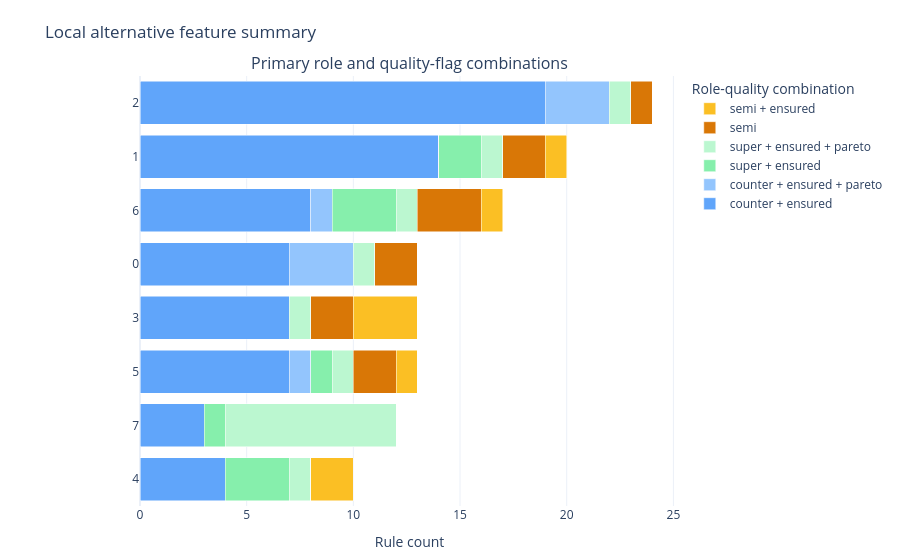

The notebook cell this image was saved under:
### Markdown cell above
Default view: role-quality combinations only.

### Code cell
alt = alternatives[0].plot(style="plotly.local.alternative_feature_summary", show=True)

### Figure 1 — Plotly figure (JSON) as saved in the notebook; plotly's stock layout.template omitted (floating-point values rounded to 4 significant figures)
{"data": [{"customdata": [19, 14, 8, 7, 7, 7, 3, 4], "hovertemplate": "%{hovertext}<extra></extra>", "hovertext": ["feature: 2<br>feature index: 2<br>current value: -2.0984040353186995<br>role-quality: counter + ensured<br>primary role: counter<br>quality flags: ensured<br>count: 19<br>share within feature: 0.792<br>rule ids/ranks: rule-4 (rank 5), rule-20 (rank 21), rule-22 (rank 23), rule-23 (rank 24), rule-30 (rank 31), rule-35 (rank 36), rule-38 (rank 39), rule-40 (rank 41), +11 more<br>role sources: ce_metadata=19, rule_metadata=0, heuristic=0, unavailable=0", "feature: 1<br>feature index: 1<br>current value: -0.06611522595320368<br>role-quality: counter + ensured<br>primary role: counter<br>quality flags: ensured<br>count: 14<br>share within feature: 0.700<br>rule ids/ranks: rule-1 (rank 2), rule-15 (rank 16), rule-18 (rank 19), rule-19 (rank 20), rule-20 (rank 21), rule-37 (rank 38), rule-38 (rank 39), rule-40 (rank 41), +6 more<br>role sources: ce_metadata=14, rule_metadata=0, heuristic=0, unavailable=0", "feature: 6<br>feature index: 6<br>current value: 0.30687180572231354<br>role-quality: counter + ensured<br>primary role: counter<br>quality flags: ensured<br>count: 8<br>share within feature: 0.471<br>rule ids/ranks: rule-9 (rank 10), rule-19 (rank 20), rule-23 (rank 24), rule-37 (rank 38), rule-41 (rank 42), rule-42 (rank 43), rule-50 (rank 51), rule-51 (rank 52)<br>role sources: ce_metadata=8, rule_metadata=0, heuristic=0, unavailable=0", "feature: 0<br>feature index: 0<br>current value: -0.4224987168254349<br>role-quality: counter + ensured<br>primary role: counter<br>quality flags: ensured<br>count: 7<br>share within feature: 0.538<br>rule ids/ranks: rule-13 (rank 14), rule-15 (rank 16), rule-37 (rank 38), rule-38 (rank 39), rule-45 (rank 46), rule-49 (rank 50), rule-56 (rank 57)<br>role sources: ce_metadata=7, rule_metadata=0, heuristic=0, unavailable=0", "feature: 3<br>feature index: 3<br>current value: 0.25748738048707853<br>role-quality: counter + ensured<br>primary role: counter<br>quality flags: ensured<br>count: 7<br>share within feature: 0.538<br>rule ids/ranks: rule-13 (rank 14), rule-18 (rank 19), rule-22 (rank 23), rule-42 (rank 43), rule-43 (rank 44), rule-44 (rank 45), rule-45 (rank 46)<br>role sources: ce_metadata=7, rule_metadata=0, heuristic=0, unavailable=0", "feature: 5<br>feature index: 5<br>current value: 1.1045544214720489<br>role-quality: counter + ensured<br>primary role: counter<br>quality flags: ensured<br>count: 7<br>share within feature: 0.538<br>rule ids/ranks: rule-35 (rank 36), rule-40 (rank 41), rule-44 (rank 45), rule-48 (rank 49), rule-50 (rank 51), rule-51 (rank 52), rule-55 (rank 56)<br>role sources: ce_metadata=7, rule_metadata=0, heuristic=0, unavailable=0", "feature: 7<br>feature index: 7<br>current value: 2.7736367156223083<br>role-quality: counter + ensured<br>primary role: counter<br>quality flags: ensured<br>count: 3<br>share within feature: 0.250<br>rule ids/ranks: rule-54 (rank 55), rule-55 (rank 56), rule-56 (rank 57)<br>role sources: ce_metadata=3, rule_metadata=0, heuristic=0, unavailable=0", "feature: 4<br>feature index: 4<br>current value: -1.5187459901338642<br>role-quality: counter + ensured<br>primary role: counter<br>quality flags: ensured<br>count: 4<br>share within feature: 0.400<br>rule ids/ranks: rule-30 (rank 31), rule-47 (rank 48), rule-48 (rank 49), rule-49 (rank 50)<br>role sources: ce_metadata=4, rule_metadata=0, heuristic=0, unavailable=0"], "marker": {"color": "#60a5fa"}, "meta": {"panel": "role_quality", "role_quality_key": "counter__ensured"}, "name": "counter + ensured", "orientation": "h", "type": "bar", "x": [19, 14, 8, 7, 7, 7, 3, 4], "xaxis": "x", "y": ["2", "1", "6", "0", "3", "5", "7", "4"], "yaxis": "y"}, {"customdata": [3, 0, 1, 3, 0, 1, 0, 0], "hovertemplate": "%{hovertext}<extra></extra>", "hovertext": ["feature: 2<br>feature index: 2<br>current value: -2.0984040353186995<br>role-quality: counter + ensured + pareto<br>primary role: counter<br>quality flags: ensured, pareto<br>count: 3<br>share within feature: 0.125<br>rule ids/ranks: rule-16 (rank 17), rule-39 (rank 40), rule-52 (rank 53)<br>role sources: ce_metadata=3, rule_metadata=0, heuristic=0, unavailable=0", "feature: 1<br>feature index: 1<br>current value: -0.06611522595320368<br>role-quality: counter + ensured + pareto<br>primary role: counter<br>quality flags: ensured, pareto<br>count: 0<br>share within feature: 0.000<br>rule ids/ranks: <br>role sources: ce_metadata=0, rule_metadata=0, heuristic=0, unavailable=0", "feature: 6<br>feature index: 6<br>current value: 0.30687180572231354<br>role-quality: counter + ensured + pareto<br>primary role: counter<br>quality flags: ensured, pareto<br>count: 1<br>share within feature: 0.059<br>rule ids/ranks: rule-52 (rank 53)<br>role sources: ce_metadata=1, rule_metadata=0, heuristic=0, unavailable=0", "feature: 0<br>feature index: 0<br>current value: -0.4224987168254349<br>role-quality: counter + ensured + pareto<br>primary role: counter<br>quality flags: ensured, pareto<br>count: 3<br>share within feature: 0.231<br>rule ids/ranks: rule-16 (rank 17), rule-39 (rank 40), rule-52 (rank 53)<br>role sources: ce_metadata=3, rule_metadata=0, heuristic=0, unavailable=0", "feature: 3<br>feature index: 3<br>current value: 0.25748738048707853<br>role-quality: counter + ensured + pareto<br>primary role: counter<br>quality flags: ensured, pareto<br>count: 0<br>share within feature: 0.000<br>rule ids/ranks: <br>role sources: ce_metadata=0, rule_metadata=0, heuristic=0, unavailable=0", "feature: 5<br>feature index: 5<br>current value: 1.1045544214720489<br>role-quality: counter + ensured + pareto<br>primary role: counter<br>quality flags: ensured, pareto<br>count: 1<br>share within feature: 0.077<br>rule ids/ranks: rule-39 (rank 40)<br>role sources: ce_metadata=1, rule_metadata=0, heuristic=0, unavailable=0", "feature: 7<br>feature index: 7<br>current value: 2.7736367156223083<br>role-quality: counter + ensured + pareto<br>primary role: counter<br>quality flags: ensured, pareto<br>count: 0<br>share within feature: 0.000<br>rule ids/ranks: <br>role sources: ce_metadata=0, rule_metadata=0, heuristic=0, unavailable=0", "feature: 4<br>feature index: 4<br>current value: -1.5187459901338642<br>role-quality: counter + ensured + pareto<br>primary role: counter<br>quality flags: ensured, pareto<br>count: 0<br>share within feature: 0.000<br>rule ids/ranks: <br>role sources: ce_metadata=0, rule_metadata=0, heuristic=0, unavailable=0"], "marker": {"color": "#93c5fd"}, "meta": {"panel": "role_quality", "role_quality_key": "counter__ensured__pareto"}, "name": "counter + ensured + pareto", "orientation": "h", "type": "bar", "x": [3, 0, 1, 3, 0, 1, 0, 0], "xaxis": "x", "y": ["2", "1", "6", "0", "3", "5", "7", "4"], "yaxis": "y"}, {"customdata": [0, 2, 3, 0, 0, 1, 1, 3], "hovertemplate": "%{hovertext}<extra></extra>", "hovertext": ["feature: 2<br>feature index: 2<br>current value: -2.0984040353186995<br>role-quality: super + ensured<br>primary role: super<br>quality flags: ensured<br>count: 0<br>share within feature: 0.000<br>rule ids/ranks: <br>role sources: ce_metadata=0, rule_metadata=0, heuristic=0, unavailable=0", "feature: 1<br>feature index: 1<br>current value: -0.06611522595320368<br>role-quality: super + ensured<br>primary role: super<br>quality flags: ensured<br>count: 2<br>share within feature: 0.100<br>rule ids/ranks: rule-29 (rank 30), rule-53 (rank 54)<br>role sources: ce_metadata=2, rule_metadata=0, heuristic=0, unavailable=0", "feature: 6<br>feature index: 6<br>current value: 0.30687180572231354<br>role-quality: super + ensured<br>primary role: super<br>quality flags: ensured<br>count: 3<br>share within feature: 0.176<br>rule ids/ranks: rule-10 (rank 11), rule-28 (rank 29), rule-53 (rank 54)<br>role sources: ce_metadata=3, rule_metadata=0, heuristic=0, unavailable=0", "feature: 0<br>feature index: 0<br>current value: -0.4224987168254349<br>role-quality: super + ensured<br>primary role: super<br>quality flags: ensured<br>count: 0<br>share within feature: 0.000<br>rule ids/ranks: <br>role sources: ce_metadata=0, rule_metadata=0, heuristic=0, unavailable=0", "feature: 3<br>feature index: 3<br>current value: 0.25748738048707853<br>role-quality: super + ensured<br>primary role: super<br>quality flags: ensured<br>count: 0<br>share within feature: 0.000<br>rule ids/ranks: <br>role sources: ce_metadata=0, rule_metadata=0, heuristic=0, unavailable=0", "feature: 5<br>feature index: 5<br>current value: 1.1045544214720489<br>role-quality: super + ensured<br>primary role: super<br>quality flags: ensured<br>count: 1<br>share within feature: 0.077<br>rule ids/ranks: rule-8 (rank 9)<br>role sources: ce_metadata=1, rule_metadata=0, heuristic=0, unavailable=0", "feature: 7<br>feature index: 7<br>current value: 2.7736367156223083<br>role-quality: super + ensured<br>primary role: super<br>quality flags: ensured<br>count: 1<br>share within feature: 0.083<br>rule ids/ranks: rule-53 (rank 54)<br>role sources: ce_metadata=1, rule_metadata=0, heuristic=0, unavailable=0", "feature: 4<br>feature index: 4<br>current value: -1.5187459901338642<br>role-quality: super + ensured<br>primary role: super<br>quality flags: ensured<br>count: 3<br>share within feature: 0.300<br>rule ids/ranks: rule-7 (rank 8), rule-28 (rank 29), rule-29 (rank 30)<br>role sources: ce_metadata=3, rule_metadata=0, heuristic=0, unavailable=0"], "marker": {"color": "#86efac"}, "meta": {"panel": "role_quality", "role_quality_key": "super__ensured"}, "name": "super + ensured", "orientation": "h", "type": "bar", "x": [0, 2, 3, 0, 0, 1, 1, 3], "xaxis": "x", "y": ["2", "1", "6", "0", "3", "5", "7", "4"], "yaxis": "y"}, {"customdata": [1, 1, 1, 1, 1, 1, 8, 1], "hovertemplate": "%{hovertext}<extra></extra>", "hovertext": ["feature: 2<br>feature index: 2<br>current value: -2.0984040353186995<br>role-quality: super + ensured + pareto<br>primary role: super<br>quality flags: ensured, pareto<br>count: 1<br>share within feature: 0.042<br>rule ids/ranks: rule-21 (rank 22)<br>role sources: ce_metadata=1, rule_metadata=0, heuristic=0, unavailable=0", "feature: 1<br>feature index: 1<br>current value: -0.06611522595320368<br>role-quality: super + ensured + pareto<br>primary role: super<br>quality flags: ensured, pareto<br>count: 1<br>share within feature: 0.050<br>rule ids/ranks: rule-17 (rank 18)<br>role sources: ce_metadata=1, rule_metadata=0, heuristic=0, unavailable=0", "feature: 6<br>feature index: 6<br>current value: 0.30687180572231354<br>role-quality: super + ensured + pareto<br>primary role: super<br>quality flags: ensured, pareto<br>count: 1<br>share within feature: 0.059<br>rule ids/ranks: rule-36 (rank 37)<br>role sources: ce_metadata=1, rule_metadata=0, heuristic=0, unavailable=0", "feature: 0<br>feature index: 0<br>current value: -0.4224987168254349<br>role-quality: super + ensured + pareto<br>primary role: super<br>quality flags: ensured, pareto<br>count: 1<br>share within feature: 0.077<br>rule ids/ranks: rule-12 (rank 13)<br>role sources: ce_metadata=1, rule_metadata=0, heuristic=0, unavailable=0", "feature: 3<br>feature index: 3<br>current value: 0.25748738048707853<br>role-quality: super + ensured + pareto<br>primary role: super<br>quality flags: ensured, pareto<br>count: 1<br>share within feature: 0.077<br>rule ids/ranks: rule-24 (rank 25)<br>role sources: ce_metadata=1, rule_metadata=0, heuristic=0, unavailable=0", "feature: 5<br>feature index: 5<br>current value: 1.1045544214720489<br>role-quality: super + ensured + pareto<br>primary role: super<br>quality flags: ensured, pareto<br>count: 1<br>share within feature: 0.077<br>rule ids/ranks: rule-31 (rank 32)<br>role sources: ce_metadata=1, rule_metadata=0, heuristic=0, unavailable=0", "feature: 7<br>feature index: 7<br>current value: 2.7736367156223083<br>role-quality: super + ensured + pareto<br>primary role: super<br>quality flags: ensured, pareto<br>count: 8<br>share within feature: 0.667<br>rule ids/ranks: rule-11 (rank 12), rule-12 (rank 13), rule-17 (rank 18), rule-21 (rank 22), rule-24 (rank 25), rule-26 (rank 27), rule-31 (rank 32), rule-36 (rank 37)<br>role sources: ce_metadata=8, rule_metadata=0, heuristic=0, unavailable=0", "feature: 4<br>feature index: 4<br>current value: -1.5187459901338642<br>role-quality: super + ensured + pareto<br>primary role: super<br>quality flags: ensured, pareto<br>count: 1<br>share within feature: 0.100<br>rule ids/ranks: rule-26 (rank 27)<br>role sources: ce_metadata=1, rule_metadata=0, heuristic=0, unavailable=0"], "marker": {"color": "#bbf7d0"}, "meta": {"panel": "role_quality", "role_quality_key": "super__ensured__pareto"}, "name": "super + ensured + pareto", "orientation": "h", "type": "bar", "x": [1, 1, 1, 1, 1, 1, 8, 1], "xaxis": "x", "y": ["2", "1", "6", "0", "3", "5", "7", "4"], "yaxis": "y"}, {"customdata": [1, 2, 3, 2, 2, 2, 0, 0], "hovertemplate": "%{hovertext}<extra></extra>", "hovertext": ["feature: 2<br>feature index: 2<br>current value: -2.0984040353186995<br>role-quality: semi<br>primary role: semi<br>quality flags: none<br>count: 1<br>share within feature: 0.042<br>rule ids/ranks: rule-3 (rank 4)<br>role sources: ce_metadata=1, rule_metadata=0, heuristic=0, unavailable=0", "feature: 1<br>feature index: 1<br>current value: -0.06611522595320368<br>role-quality: semi<br>primary role: semi<br>quality flags: none<br>count: 2<br>share within feature: 0.100<br>rule ids/ranks: rule-2 (rank 3), rule-34 (rank 35)<br>role sources: ce_metadata=2, rule_metadata=0, heuristic=0, unavailable=0", "feature: 6<br>feature index: 6<br>current value: 0.30687180572231354<br>role-quality: semi<br>primary role: semi<br>quality flags: none<br>count: 3<br>share within feature: 0.176<br>rule ids/ranks: rule-14 (rank 15), rule-25 (rank 26), rule-33 (rank 34)<br>role sources: ce_metadata=3, rule_metadata=0, heuristic=0, unavailable=0", "feature: 0<br>feature index: 0<br>current value: -0.4224987168254349<br>role-quality: semi<br>primary role: semi<br>quality flags: none<br>count: 2<br>share within feature: 0.154<br>rule ids/ranks: rule-0 (rank 1), rule-14 (rank 15)<br>role sources: ce_metadata=2, rule_metadata=0, heuristic=0, unavailable=0", "feature: 3<br>feature index: 3<br>current value: 0.25748738048707853<br>role-quality: semi<br>primary role: semi<br>quality flags: none<br>count: 2<br>share within feature: 0.154<br>rule ids/ranks: rule-5 (rank 6), rule-25 (rank 26)<br>role sources: ce_metadata=2, rule_metadata=0, heuristic=0, unavailable=0", "feature: 5<br>feature index: 5<br>current value: 1.1045544214720489<br>role-quality: semi<br>primary role: semi<br>quality flags: none<br>count: 2<br>share within feature: 0.154<br>rule ids/ranks: rule-33 (rank 34), rule-34 (rank 35)<br>role sources: ce_metadata=2, rule_metadata=0, heuristic=0, unavailable=0", "feature: 7<br>feature index: 7<br>current value: 2.7736367156223083<br>role-quality: semi<br>primary role: semi<br>quality flags: none<br>count: 0<br>share within feature: 0.000<br>rule ids/ranks: <br>role sources: ce_metadata=0, rule_metadata=0, heuristic=0, unavailable=0", "feature: 4<br>feature index: 4<br>current value: -1.5187459901338642<br>role-quality: semi<br>primary role: semi<br>quality flags: none<br>count: 0<br>share within feature: 0.000<br>rule ids/ranks: <br>role sources: ce_metadata=0, rule_metadata=0, heuristic=0, unavailable=0"], "marker": {"color": "#d97706"}, "meta": {"panel": "role_quality", "role_quality_key": "semi"}, "name": "semi", "orientation": "h", "type": "bar", "x": [1, 2, 3, 2, 2, 2, 0, 0], "xaxis": "x", "y": ["2", "1", "6", "0", "3", "5", "7", "4"], "yaxis": "y"}, {"customdata": [0, 1, 1, 0, 3, 1, 0, 2], "hovertemplate": "%{hovertext}<extra></extra>", "hovertext": ["feature: 2<br>feature index: 2<br>current value: -2.0984040353186995<br>role-quality: semi + ensured<br>primary role: semi<br>quality flags: ensured<br>count: 0<br>share within feature: 0.000<br>rule ids/ranks: <br>role sources: ce_metadata=0, rule_metadata=0, heuristic=0, unavailable=0", "feature: 1<br>feature index: 1<br>current value: -0.06611522595320368<br>role-quality: semi + ensured<br>primary role: semi<br>quality flags: ensured<br>count: 1<br>share within feature: 0.050<br>rule ids/ranks: rule-46 (rank 47)<br>role sources: ce_metadata=1, rule_metadata=0, heuristic=0, unavailable=0", "feature: 6<br>feature index: 6<br>current value: 0.30687180572231354<br>role-quality: semi + ensured<br>primary role: semi<br>quality flags: ensured<br>count: 1<br>share within feature: 0.059<br>rule ids/ranks: rule-46 (rank 47)<br>role sources: ce_metadata=1, rule_metadata=0, heuristic=0, unavailable=0", "feature: 0<br>feature index: 0<br>current value: -0.4224987168254349<br>role-quality: semi + ensured<br>primary role: semi<br>quality flags: ensured<br>count: 0<br>share within feature: 0.000<br>rule ids/ranks: <br>role sources: ce_metadata=0, rule_metadata=0, heuristic=0, unavailable=0", "feature: 3<br>feature index: 3<br>current value: 0.25748738048707853<br>role-quality: semi + ensured<br>primary role: semi<br>quality flags: ensured<br>count: 3<br>share within feature: 0.231<br>rule ids/ranks: rule-6 (rank 7), rule-27 (rank 28), rule-32 (rank 33)<br>role sources: ce_metadata=3, rule_metadata=0, heuristic=0, unavailable=0", "feature: 5<br>feature index: 5<br>current value: 1.1045544214720489<br>role-quality: semi + ensured<br>primary role: semi<br>quality flags: ensured<br>count: 1<br>share within feature: 0.077<br>rule ids/ranks: rule-32 (rank 33)<br>role sources: ce_metadata=1, rule_metadata=0, heuristic=0, unavailable=0", "feature: 7<br>feature index: 7<br>current value: 2.7736367156223083<br>role-quality: semi + ensured<br>primary role: semi<br>quality flags: ensured<br>count: 0<br>share within feature: 0.000<br>rule ids/ranks: <br>role sources: ce_metadata=0, rule_metadata=0, heuristic=0, unavailable=0", "feature: 4<br>feature index: 4<br>current value: -1.5187459901338642<br>role-quality: semi + ensured<br>primary role: semi<br>quality flags: ensured<br>count: 2<br>share within feature: 0.200<br>rule ids/ranks: rule-27 (rank 28), rule-46 (rank 47)<br>role sources: ce_metadata=2, rule_metadata=0, heuristic=0, unavailable=0"], "marker": {"color": "#fbbf24"}, "meta": {"panel": "role_quality", "role_quality_key": "semi__ensured"}, "name": "semi + ensured", "orientation": "h", "type": "bar", "x": [0, 1, 1, 0, 3, 1, 0, 2], "xaxis": "x", "y": ["2", "1", "6", "0", "3", "5", "7", "4"], "yaxis": "y"}], "layout": {"annotations": [{"font": {"size": 16}, "showarrow": false, "text": "Primary role and quality-flag combinations", "x": 0.5, "xanchor": "center", "xref": "paper", "y": 1, "yanchor": "bottom", "yref": "paper"}], "barmode": "stack", "legend": {"title": {"text": "Role-quality combination"}}, "margin": {"b": 48, "l": 140, "r": 24, "t": 76}, "meta": {"artifact_type": "plotly.local.alternative_feature_summary", "panel_config": {"filter_top_features": null, "hover_detail": "compact", "normalize": "count", "show_conjunctions": false, "show_role_quality_summary": true, "sort_by": "total"}}, "title": {"text": "Local alternative feature summary"}, "xaxis": {"anchor": "y", "domain": [0, 1], "title": {"text": "Rule count"}}, "yaxis": {"anchor": "x", "autorange": "reversed", "domain": [0, 1]}}}
